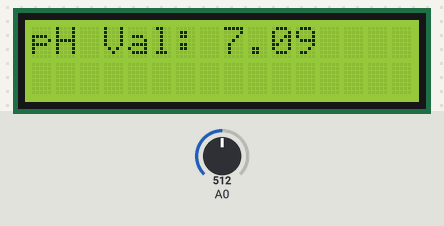
Recording of a sketch running on a simulated Arduino Uno, built with avr-gcc and run on an emulated ATmega328P. On the bench: 16×2 character LCD. The test bench sets the inputs (shaded band); at power-on: A0 = 512.

Above: at 3.3 s.
3.4 s: A0 set to 716
At 4.6 s:
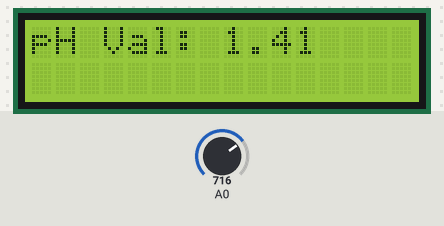
5.2 s: A0 set to 900
At 7.6 s:
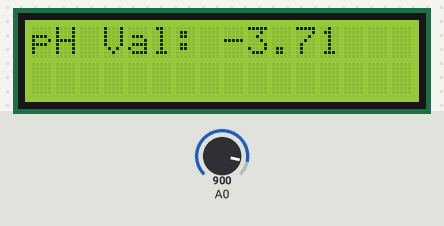
7.9 s: A0 set to 1023
At 9.5 s:
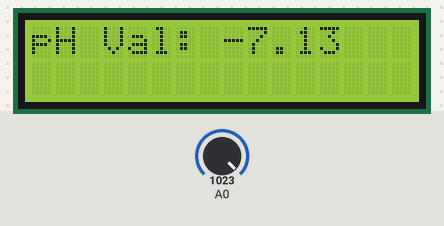
Timing chart, 0 to 11.0 s (numbered marks = the images above; inputs shaded):
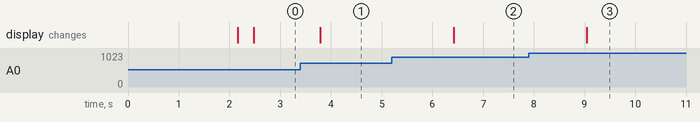

Measured:
- after the input at 3.4 s, the display: changes after 0.39 s (image 1)
- after the input at 5.2 s, the display: changes after 1.2 s (image 2)
- after the input at 7.9 s, the display: changes after 1.1 s (image 3)

The sketch:

ph2.ino
```cpp
#include <Wire.h>
#include <LiquidCrystal_I2C.h>
LiquidCrystal_I2C lcd(0x27, 16, 2);
float calibration_value = 21.34;
int phval = 0;
unsigned long int avgval;
int buffer_arr[10],temp;
void setup()
{
 Serial.begin(9600);
  lcd.init();
  lcd.begin(16, 2);
  lcd.backlight();
  lcd.setCursor(0, 0);
  lcd.print("   Welcome to      ");
  lcd.setCursor(0, 1);
  lcd.print("  Hydroponics  ");
  delay(2000);
  lcd.clear();
}
void loop() {
 for(int i=0;i<10;i++)
 {
 buffer_arr[i]=analogRead(A0);
 delay(30);
 }
 for(int i=0;i<9;i++)
 {
 for(int j=i+1;j<10;j++)
 {
 if(buffer_arr[i]>buffer_arr[j])
 {
 temp=buffer_arr[i];
 buffer_arr[i]=buffer_arr[j];
 buffer_arr[j]=temp;
 }
 }
 }
 avgval=0;
 for(int i=2;i<8;i++)
 avgval+=buffer_arr[i];
 float volt=(float)avgval*5.0/1024/6;
 float ph_act = -5.70 * volt + calibration_value;
 lcd.setCursor(0, 0);
 lcd.print("pH Val:");
 lcd.setCursor(8, 0);
 lcd.print(ph_act);
 delay(1000);
}
```
